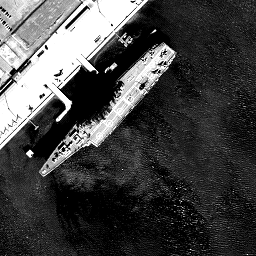
%> input picture code/dock.png, 256 x 256 px
$ octave filter_segment.m   (GNU Octave 9; MATLAB toolbox functions it lacks are replaced by stand-ins)
%> lines starting %> are read from the running program, lines starting %| are printed output that depends on the picture; in (x1, y1, x2, y2) boxes, pixels count from 0 and x2, y2 are one past the last pixel; in counts of white or black regions, pixels touching at a corner belong together; the program's own positions count from 1
### code/Ostu.m
function best = Ostu ( I )
%用类间方差阈值求最佳阈值best
%   输入8位灰度图，输出最佳阈值（灰度值）

s=prod(size(I));
N=zeros(256,1);
T=zeros(256,1);

for k=0:255
    num=size(find(I==k),1);
    N(k+1,1)=num;
end

for t=1:256
    a0=0; a1=0; b0=0; b1=0;
    % 一部分图像
    for m=1:t
        a0=a0+N(m,1);
        b0=b0+(m-1)*N(m,1);
    end

    % 另一部分图像
    for m=t+1:256
        a1=a1+N(m,1);
        b1=b1+(m-1)*N(m,1);
    end
    w0=a0/s;
    w1=a1/s;
    % u0 u1
    u0=0; u1=0;
    for m=1:t
        u0=u0+(m-1)*N(m,1)/s;
    end
    for m=t+1:256
        u1=u1+(m-1)*N(m,1)/s;
    end
    u0=u0/w0;
    u1=u1/w1;

    T(t,1)=w0*w1*(u0-u1)*(u0-u1);
end

best=find(T==max(max(T)))-1;

end

### code/filter_segment.m
dock=rgb2gray(imread('dock.png'));
%> dock: size 256x256 uint8; min 0, max 255, mean 68.6
dock2=medfilt2(dock);       % 中值滤波
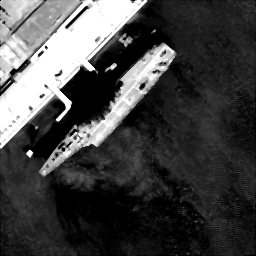
%> dock2: size 256x256 uint8; min 0, max 255, mean 67.6
t=Ostu(dock2);
%> the loop in Ostu, `for k=0:255` made 256 passes
%> num on passes 1 to 3: 8503, 255, 398
%> after the loop in Ostu, `for k=0:255`: N = 256 values, max 8503 at index 1, min 8 at index 116, mean 256
%> the loop in Ostu, `for t=1:256` made 256 passes
%> (w0, w1, u0, u1) on passes 1 to 3: (0.13, 0.87, 0, 77.67), (0.134, 0.866, 0.0291, 78.01), (0.14, 0.86, 0.115, 78.55)
%> in Ostu, `best=find(T==max(max(T)))-1;`: best = 123
%> t = 123

dock3=dock2;
dock3(dock3<t)=0;
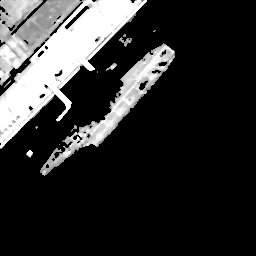
%> dock3: size 256x256 uint8; min 0, max 255, mean 47.4
dock3(dock3>=t)=255;
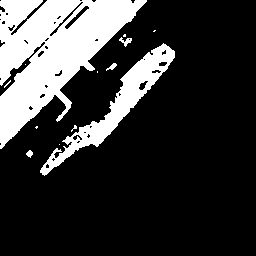
%> dock3: size 256x256 uint8; 21.4% white; 13 white regions (8 under 20 px), largest, box (x1, y1, x2, y2) and area: (0, 0, 147, 149) 10646, (40, 43, 175, 176) 3222, (119, 37, 132, 47) 57, (106, 63, 117, 71) 39, (26, 150, 33, 158) 35

subplot(flag,3,1);
imshow(dock);
title('原图','color','k');
subplot(flag,3,2);
imshow(dock2);
title('中值滤波','color','k');
subplot(flag,3,3);
imshow(dock3);
title('类间方差阈值分割','color','k');
